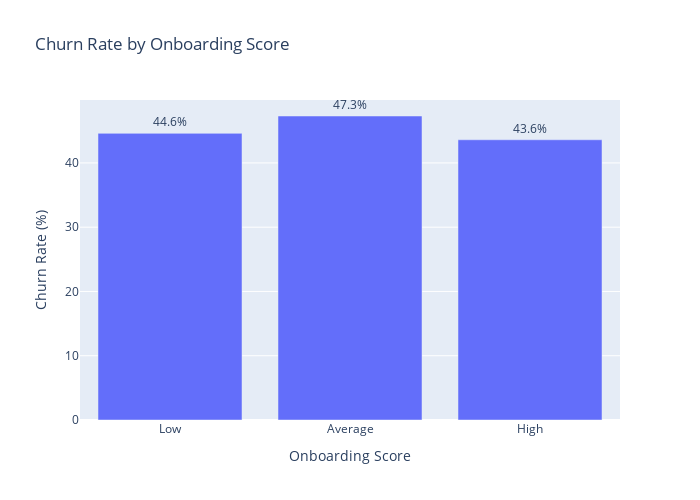

Notebook source saved alongside this figure:
### Code cell
order = ['Low', 'Average', 'High']
scores = df['onboarding_score_bucket'].unique()
scores = sorted(scores, key=lambda x: order.index(x))
print(scores)

churn_rates = []
for score in scores:
    score = df[df['onboarding_score_bucket']==score]
    q3active = score[score['is_churned']==0]
    q3churn = q3active[(q3active['contract_end_date'].notnull()) & (q3active['renewed_flag']==0)]
    q3_churn_rate = 100*(len(q3churn)/len(q3active))
    churn_rates.append(round(q3_churn_rate, 1))
print(churn_rates)

plot_df = pd.DataFrame({
    'Onboarding Score': scores,
    'Churn Rate (%)': churn_rates
})

fig = px.bar(
    plot_df,
    x='Onboarding Score',
    y='Churn Rate (%)',
    title='Churn Rate by Onboarding Score',
    text='Churn Rate (%)'
)

fig.update_traces(texttemplate='%{text:.1f}%', textposition='outside')
fig.update_layout(
    yaxis_title='Churn Rate (%)',
    xaxis_title='Onboarding Score',
    width=700,   
    height=500   
)

fig.show()

### Figure 1 — Plotly figure (JSON) as saved in the notebook; plotly's stock layout.template omitted (floating-point values rounded to 4 significant figures)
{"data": [{"alignmentgroup": "True", "hovertemplate": "Onboarding Score=%{x}<br>Churn Rate (%)=%{text}<extra></extra>", "legendgroup": "", "marker": {"color": "#636efa", "pattern": {"shape": ""}}, "name": "", "offsetgroup": "", "orientation": "v", "showlegend": false, "text": [44.6, 47.3, 43.6], "textposition": "outside", "texttemplate": "%{text:.1f}%", "type": "bar", "x": ["Low", "Average", "High"], "xaxis": "x", "y": [44.6, 47.3, 43.6], "yaxis": "y"}], "layout": {"barmode": "relative", "height": 500, "legend": {"tracegroupgap": 0}, "title": {"text": "Churn Rate by Onboarding Score"}, "width": 700, "xaxis": {"anchor": "y", "domain": [0, 1], "title": {"text": "Onboarding Score"}}, "yaxis": {"anchor": "x", "domain": [0, 1], "title": {"text": "Churn Rate (%)"}}}}
